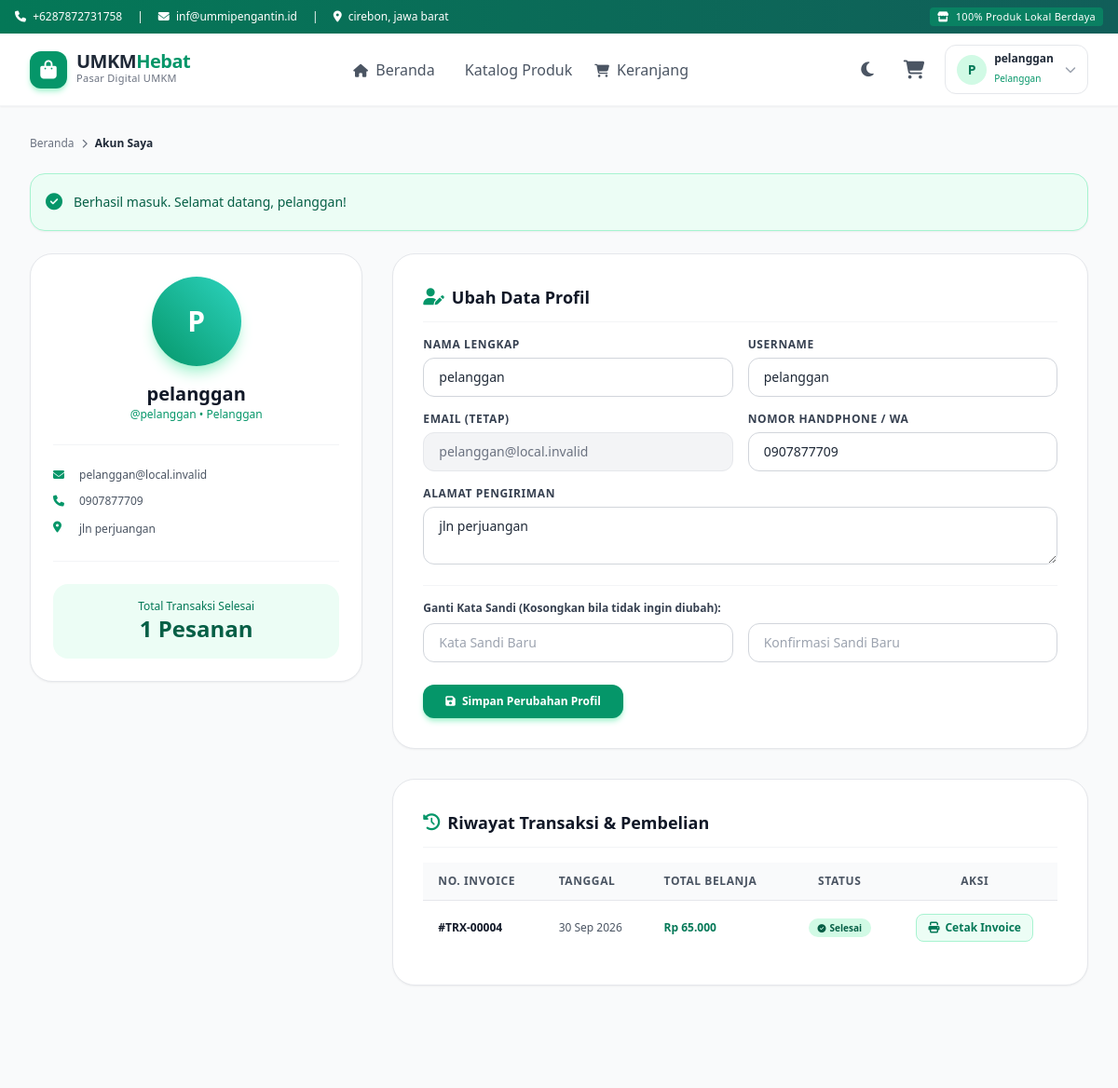
The page /profil.php (signed in, upper part) on the database as committed earlier.
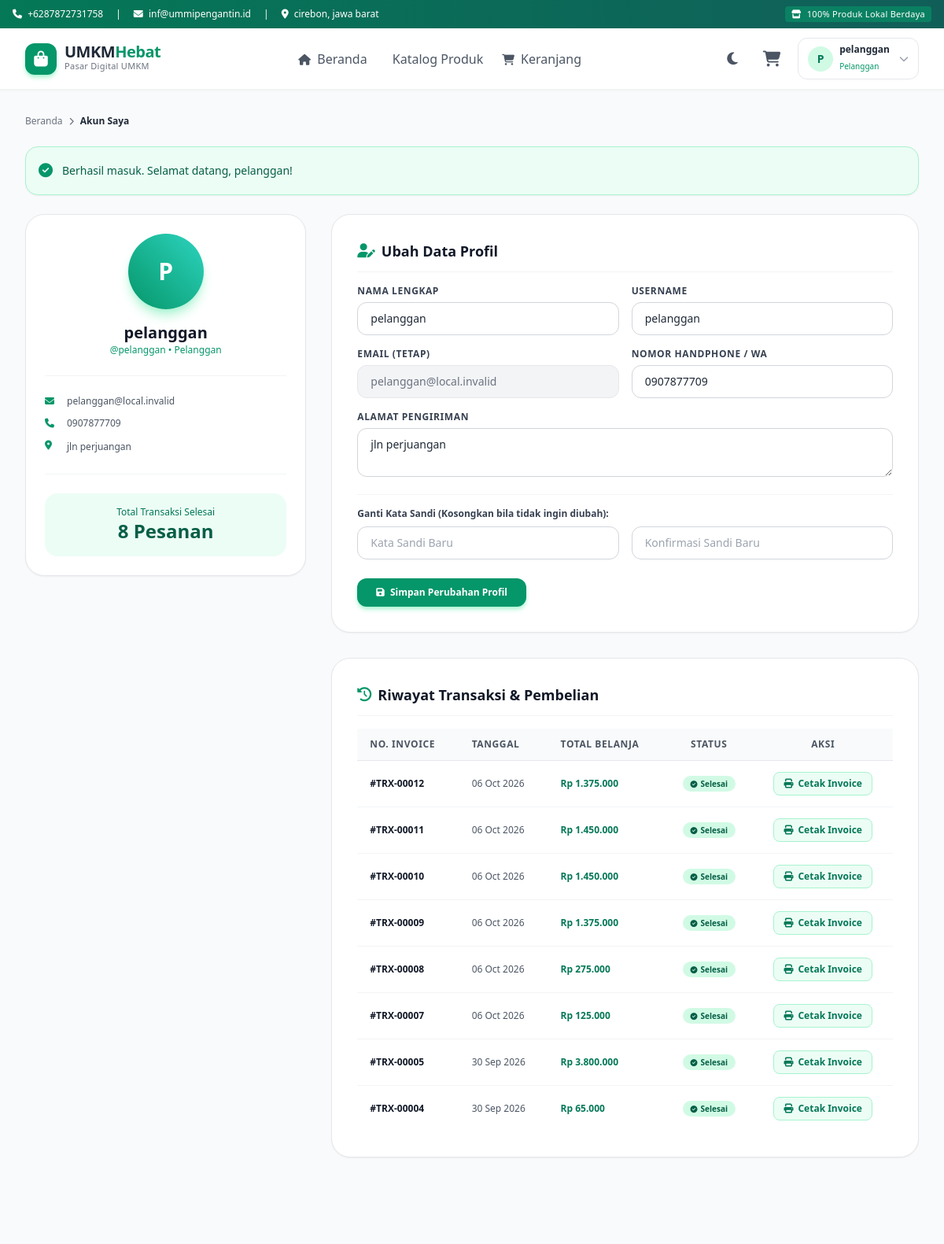
The same page on the database as committed later.
### tables this page shows
CREATE TABLE `tb_transaksi` (
  `id_transaksi` int(11) NOT NULL,
  `id_pelanggan` int(11) NOT NULL,
  `tanggal` date NOT NULL,
  `total_harga` int(11) NOT NULL
);

### config/koneksi.php (called while the page is built, shortened)
<?php
function formatRupiah($angka) {
    return 'Rp ' . number_format((float)$angka, 0, ',', '.');
}

### profil.php (the view, shortened to what the changed rows need)
<?php
require_once __DIR__ . '/config/koneksi.php';
global $koneksi;
$user_id = (int)$_SESSION['user_id'];
$query_user = mysqli_query($koneksi, "SELECT * FROM tb_user WHERE id = $user_id LIMIT 1");
$user_data = mysqli_fetch_assoc($query_user);
$query_transaksi = "SELECT t.*,
                           (SELECT COUNT(*) FROM tb_detail WHERE id_transaksi = t.id_transaksi) as total_item
                    FROM tb_transaksi t
                    WHERE t.id_pelanggan = $user_id
                    ORDER BY t.id_transaksi DESC";
$res_transaksi = mysqli_query($koneksi, $query_transaksi);
$transaksi_list = [];
if ($res_transaksi) {
    while ($t = mysqli_fetch_assoc($res_transaksi)) {
        $transaksi_list[] = $t;
    }
}
?>
<!DOCTYPE html>
<html lang="id">
<head>
    <script src="https://cdn.tailwindcss.com"></script>
    <link rel="stylesheet" href="https://cdnjs.cloudflare.com/ajax/libs/font-awesome/6.5.1/css/all.min.css">
</head>
<body class="bg-gray-50 text-gray-800 font-sans min-h-screen flex flex-col">
    <main class="max-w-7xl mx-auto px-4 sm:px-6 lg:px-8 py-8 flex-1 w-full">
        <div class="grid grid-cols-1 lg:grid-cols-12 gap-8 items-start">
            <div class="lg:col-span-4 bg-white rounded-3xl p-6 border border-gray-200 shadow-sm text-center">
                <h2 class="text-xl font-bold text-gray-900"><?= htmlspecialchars($user_data['nama']) ?></h2>
                <div class="mt-6 pt-6 border-t border-gray-100">
                    <div class="bg-emerald-50 rounded-2xl p-4 text-center">
                        <span class="text-xs text-emerald-700 font-medium block">Total Transaksi Selesai</span>
                        <span class="text-2xl font-black text-emerald-800"><?= count($transaksi_list) ?> Pesanan</span>
                    </div>
                </div>
            </div>
            <div class="lg:col-span-8 space-y-8">
                <div id="riwayat" class="bg-white rounded-3xl p-6 sm:p-8 border border-gray-200 shadow-sm">
                    <?php if (empty($transaksi_list)): ?>
                        <div class="text-center py-8 text-gray-400">
                            <i class="fa-regular fa-folder-open text-4xl mb-2"></i>
                            <p class="text-sm">Anda belum memiliki riwayat transaksi pembelian.</p>
                            <a href="index.php#katalog" class="mt-3 inline-block text-xs font-bold text-emerald-600 hover:underline">
                                Mulai belanja sekarang &rarr;
                            </a>
                        </div>
                    <?php else: ?>
                        <div class="overflow-x-auto">
                            <table class="w-full text-left text-xs">
                                <thead>
                                    <tr class="bg-gray-50 text-gray-600 uppercase tracking-wider font-semibold border-b border-gray-200">
                                        <th class="py-3 px-4">No. Invoice</th>
                                        <th class="py-3 px-4">Tanggal</th>
                                        <th class="py-3 px-4">Total Belanja</th>
                                        <th class="py-3 px-4 text-center">Status</th>
                                        <th class="py-3 px-4 text-center">Aksi</th>
                                    </tr>
                                </thead>
                                <tbody class="divide-y divide-gray-100">
                                    <?php foreach ($transaksi_list as $trx): ?>
                                        <tr class="hover:bg-gray-50/80 transition">
                                            <td class="py-3.5 px-4 font-bold text-gray-900">
                                                #TRX-<?= str_pad($trx['id_transaksi'], 5, '0', STR_PAD_LEFT) ?>
                                            </td>
                                            <td class="py-3.5 px-4 text-gray-600">
                                                <?= date('d M Y', strtotime($trx['tanggal'])) ?>
                                            </td>
                                            <td class="py-3.5 px-4 font-bold text-emerald-700">
                                                <?= formatRupiah($trx['total_harga']) ?>
                                            </td>
                                            <td class="py-3.5 px-4 text-center">
                                                <span class="inline-flex items-center px-2.5 py-0.5 rounded-full text-[10px] font-semibold bg-emerald-100 text-emerald-800">
                                                    <i class="fa-solid fa-check-circle mr-1 text-[9px]"></i> Selesai
                                                </span>
                                            </td>
                                            <td class="py-3.5 px-4 text-center">
                                                <a href="invoice.php?id=<?= $trx['id_transaksi'] ?>"
                                                   class="inline-flex items-center gap-1.5 px-3 py-1.5 bg-emerald-50 hover:bg-emerald-100 text-emerald-700 font-semibold rounded-lg transition border border-emerald-200 shadow-xs" title="Cetak Struk">
                                                    <i class="fa-solid fa-print"></i> Cetak Invoice
                                                </a>
                                            </td>
                                        </tr>
                                    <?php endforeach; ?>
                                </tbody>
                            </table>
                        </div>
                    <?php endif; ?>
                </div>
            </div>
        </div>
    </main>
    <?php include __DIR__ . '/includes/footer.php'; ?>
</body>
</html>

Rows that differ between the two databases and show on the page:
added tb_transaksi: id_transaksi "00012", tanggal "06 Oct 2026", total_harga "Rp 1.375.000"
added tb_transaksi: id_transaksi "00011", tanggal "06 Oct 2026", total_harga "Rp 1.450.000"
added tb_transaksi: id_transaksi "00010", tanggal "06 Oct 2026", total_harga "Rp 1.450.000"
added tb_transaksi: id_transaksi "00009", tanggal "06 Oct 2026", total_harga "Rp 1.375.000"
added tb_transaksi: id_transaksi "00008", tanggal "06 Oct 2026", total_harga "Rp 275.000"
added tb_transaksi: id_transaksi "00007", tanggal "06 Oct 2026", total_harga "Rp 125.000"
added tb_transaksi: id_transaksi "00005", tanggal "30 Sep 2026", total_harga "Rp 3.800.000"
Other text that changed with them:
count($transaksi_list): "1" → "8"
